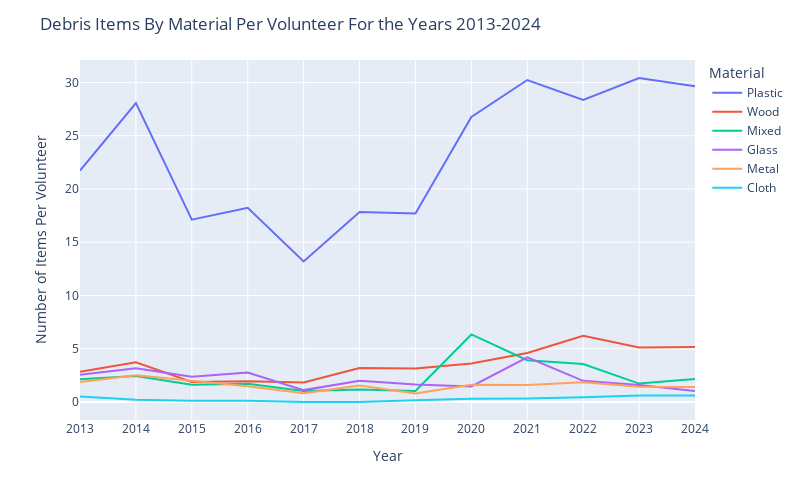

Source (notebook cell):
### Markdown cell above
In the Top 5 Trash Categories graph, it looks like the number of cigarette butts have increased since 2020. But after dividing number of debris items by number of volunteers, it seems there might be a slight decreasing trend for cigarette butts from 2020 onwards. Unfortunately there seems to be an increasing number of plastic pieces on our shores.

## Grouped by Material
We'll group our data by trash material and look what's the most common material that's littering our coastline. This graph is similar to Figure 14 in NOAA's marine debris report, but instead of showing percentages of total number of trash items, we're plotting number of debris items grouped by their material per volunteer. Somewhat different categories are used here: wood and paper are labeled just 'wood'.

### Code cell
fig = graph_maker.material_per_volunteer()
fig.show()

### Figure 1 — Plotly figure (JSON) as saved in the notebook; plotly's stock layout.template omitted (floating-point values rounded to 4 significant figures)
{"data": [{"hovertemplate": "material=Plastic<br>Year=%{x}<br>value=%{y}<extra></extra>", "legendgroup": "Plastic", "line": {"color": "#636efa", "dash": "solid"}, "marker": {"symbol": "circle"}, "mode": "lines", "name": "Plastic", "orientation": "v", "showlegend": true, "type": "scatter", "x": [2013, 2014, 2015, 2016, 2017, 2018, 2019, 2020, 2021, 2022, 2023, 2024], "xaxis": "x", "y": [21.73, 28.06, 17.12, 18.24, 13.2, 17.83, 17.69, 26.76, 30.23, 28.36, 30.42, 29.65], "yaxis": "y"}, {"hovertemplate": "material=Wood<br>Year=%{x}<br>value=%{y}<extra></extra>", "legendgroup": "Wood", "line": {"color": "#EF553B", "dash": "solid"}, "marker": {"symbol": "circle"}, "mode": "lines", "name": "Wood", "orientation": "v", "showlegend": true, "type": "scatter", "x": [2013, 2014, 2015, 2016, 2017, 2018, 2019, 2020, 2021, 2022, 2023, 2024], "xaxis": "x", "y": [2.835, 3.72, 1.879, 1.952, 1.832, 3.185, 3.147, 3.614, 4.607, 6.215, 5.118, 5.155], "yaxis": "y"}, {"hovertemplate": "material=Mixed<br>Year=%{x}<br>value=%{y}<extra></extra>", "legendgroup": "Mixed", "line": {"color": "#00cc96", "dash": "solid"}, "marker": {"symbol": "circle"}, "mode": "lines", "name": "Mixed", "orientation": "v", "showlegend": true, "type": "scatter", "x": [2013, 2014, 2015, 2016, 2017, 2018, 2019, 2020, 2021, 2022, 2023, 2024], "xaxis": "x", "y": [2.13, 2.442, 1.631, 1.704, 1.039, 1.169, 1.034, 6.344, 3.919, 3.566, 1.729, 2.159], "yaxis": "y"}, {"hovertemplate": "material=Glass<br>Year=%{x}<br>value=%{y}<extra></extra>", "legendgroup": "Glass", "line": {"color": "#ab63fa", "dash": "solid"}, "marker": {"symbol": "circle"}, "mode": "lines", "name": "Glass", "orientation": "v", "showlegend": true, "type": "scatter", "x": [2013, 2014, 2015, 2016, 2017, 2018, 2019, 2020, 2021, 2022, 2023, 2024], "xaxis": "x", "y": [2.549, 3.161, 2.377, 2.762, 1.116, 1.991, 1.641, 1.462, 4.199, 1.987, 1.594, 1.038], "yaxis": "y"}, {"hovertemplate": "material=Metal<br>Year=%{x}<br>value=%{y}<extra></extra>", "legendgroup": "Metal", "line": {"color": "#FFA15A", "dash": "solid"}, "marker": {"symbol": "circle"}, "mode": "lines", "name": "Metal", "orientation": "v", "showlegend": true, "type": "scatter", "x": [2013, 2014, 2015, 2016, 2017, 2018, 2019, 2020, 2021, 2022, 2023, 2024], "xaxis": "x", "y": [1.869, 2.506, 1.998, 1.481, 0.8338, 1.539, 0.8059, 1.63, 1.594, 1.843, 1.427, 1.399], "yaxis": "y"}, {"hovertemplate": "material=Cloth<br>Year=%{x}<br>value=%{y}<extra></extra>", "legendgroup": "Cloth", "line": {"color": "#19d3f3", "dash": "solid"}, "marker": {"symbol": "circle"}, "mode": "lines", "name": "Cloth", "orientation": "v", "showlegend": true, "type": "scatter", "x": [2013, 2014, 2015, 2016, 2017, 2018, 2019, 2020, 2021, 2022, 2023, 2024], "xaxis": "x", "y": [0.5236, 0.222, 0.1224, 0.123, 0.001073, 0, 0.1591, 0.3048, 0.3343, 0.4367, 0.6123, 0.614], "yaxis": "y"}], "layout": {"autosize": false, "height": 500, "legend": {"title": {"text": "Material"}, "tracegroupgap": 0}, "margin": {"t": 60}, "title": {"text": "Debris Items By Material Per Volunteer For the Years 2013-2024"}, "width": 800, "xaxis": {"anchor": "y", "autorange": true, "domain": [0, 1], "dtick": "Y1", "range": [2013, 2024], "title": {"text": "Year"}, "type": "linear"}, "yaxis": {"anchor": "x", "autorange": true, "domain": [0, 1], "range": [-1.69, 32.11], "title": {"text": "Number of Items Per Volunteer"}, "type": "linear"}}}
